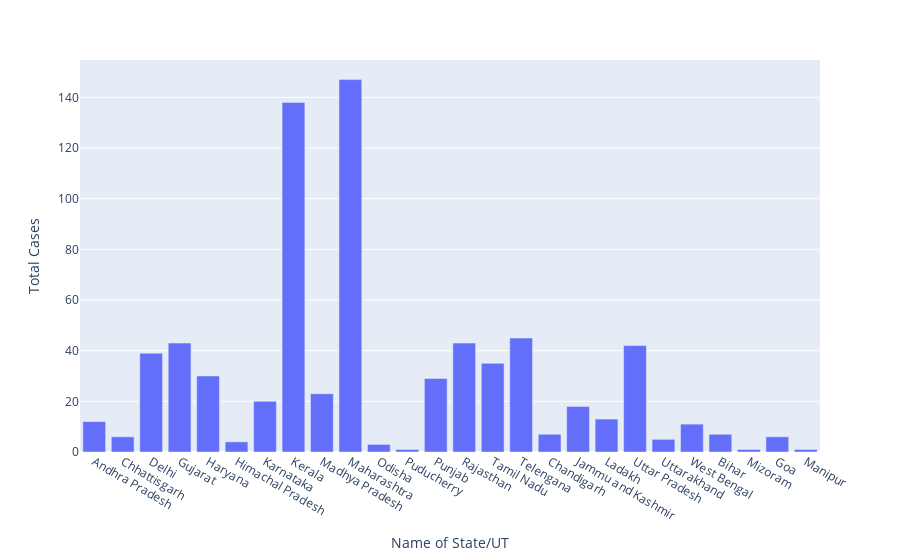

Notebook cell for this chart:
### Code cell
px.bar(df,x="Name of State/UT",y="Total Cases")  ##plotly express

### Figure 1 — Plotly figure (JSON) as saved in the notebook; plotly's stock layout.template omitted (floating-point values rounded to 4 significant figures)
{"data": [{"alignmentgroup": "True", "hovertemplate": "Name of State/UT=%{x}<br>Total Cases=%{y}<extra></extra>", "legendgroup": "", "marker": {"color": "#636efa"}, "name": "", "offsetgroup": "", "orientation": "v", "showlegend": false, "textposition": "auto", "type": "bar", "x": ["Andhra Pradesh", "Chhattisgarh", "Delhi", "Gujarat", "Haryana", "Himachal Pradesh", "Karnataka", "Kerala", "Madhya Pradesh", "Maharashtra", "Odisha", "Puducherry", "Punjab", "Rajasthan", "Tamil Nadu", "Telengana", "Chandigarh", "Jammu and Kashmir", "Ladakh", "Uttar Pradesh", "Uttarakhand", "West Bengal", "Bihar", "Mizoram", "Goa", "Manipur"], "xaxis": "x", "y": [12, 6, 39, 43, 30, 4, 20, 138, 23, 147, 3, 1, 29, 43, 35, 45, 7, 18, 13, 42, 5, 11, 7, 1, 6, 1], "yaxis": "y"}], "layout": {"barmode": "relative", "legend": {"tracegroupgap": 0}, "margin": {"t": 60}, "xaxis": {"anchor": "y", "domain": [0, 1], "title": {"text": "Name of State/UT"}}, "yaxis": {"anchor": "x", "domain": [0, 1], "title": {"text": "Total Cases"}}}}
